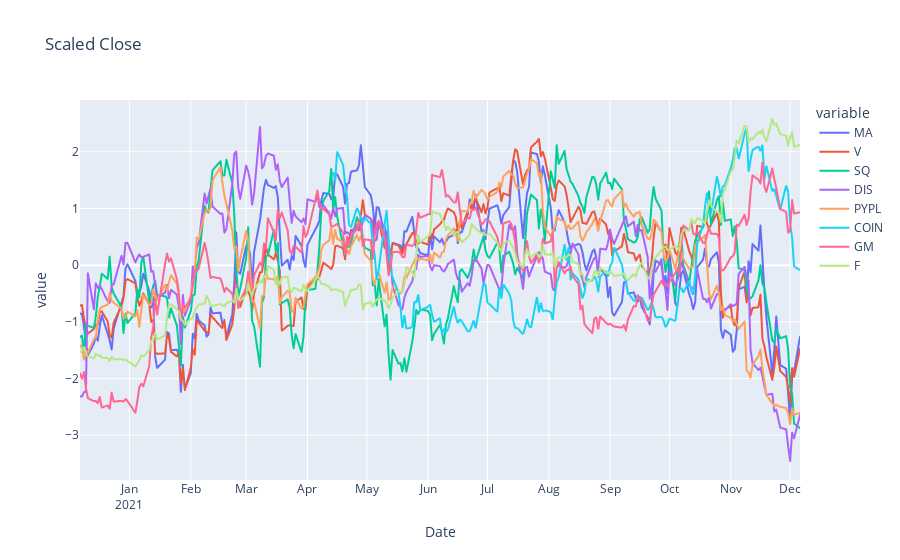

Source (notebook cell):
### Code cell
import plotly.express as px
#df = px.data.stocks()
fig = px.line(close_scaled, x="Date", y=close_scaled.columns,
              hover_data={"Date": "|%B %d, %Y"},
              title='Scaled Close')
fig.update_xaxes(
    dtick="M1",
    tickformat="%b\n%Y")
fig.show()

### Figure 1 — Plotly figure (JSON) as saved in the notebook; plotly's stock layout.template omitted (floating-point values rounded to 4 significant figures; data arrays with more than 128 entries replaced by an {"elided": "..."} marker saying what was removed)
{"data": [{"hovertemplate": "variable=MA<br>Date=%{x|%B %d, %Y}<br>value=%{y}<extra></extra>", "legendgroup": "MA", "line": {"color": "#636efa", "dash": "solid"}, "marker": {"symbol": "circle"}, "mode": "lines", "name": "MA", "showlegend": true, "type": "scattergl", "x": {"elided": "252 str values"}, "xaxis": "x", "y": {"elided": "252 float values"}, "yaxis": "y"}, {"hovertemplate": "variable=V<br>Date=%{x|%B %d, %Y}<br>value=%{y}<extra></extra>", "legendgroup": "V", "line": {"color": "#EF553B", "dash": "solid"}, "marker": {"symbol": "circle"}, "mode": "lines", "name": "V", "showlegend": true, "type": "scattergl", "x": {"elided": "252 str values"}, "xaxis": "x", "y": {"elided": "252 float values"}, "yaxis": "y"}, {"hovertemplate": "variable=SQ<br>Date=%{x|%B %d, %Y}<br>value=%{y}<extra></extra>", "legendgroup": "SQ", "line": {"color": "#00cc96", "dash": "solid"}, "marker": {"symbol": "circle"}, "mode": "lines", "name": "SQ", "showlegend": true, "type": "scattergl", "x": {"elided": "252 str values"}, "xaxis": "x", "y": {"elided": "252 float values"}, "yaxis": "y"}, {"hovertemplate": "variable=DIS<br>Date=%{x|%B %d, %Y}<br>value=%{y}<extra></extra>", "legendgroup": "DIS", "line": {"color": "#ab63fa", "dash": "solid"}, "marker": {"symbol": "circle"}, "mode": "lines", "name": "DIS", "showlegend": true, "type": "scattergl", "x": {"elided": "252 str values"}, "xaxis": "x", "y": {"elided": "252 float values"}, "yaxis": "y"}, {"hovertemplate": "variable=PYPL<br>Date=%{x|%B %d, %Y}<br>value=%{y}<extra></extra>", "legendgroup": "PYPL", "line": {"color": "#FFA15A", "dash": "solid"}, "marker": {"symbol": "circle"}, "mode": "lines", "name": "PYPL", "showlegend": true, "type": "scattergl", "x": {"elided": "252 str values"}, "xaxis": "x", "y": {"elided": "252 float values"}, "yaxis": "y"}, {"hovertemplate": "variable=COIN<br>Date=%{x|%B %d, %Y}<br>value=%{y}<extra></extra>", "legendgroup": "COIN", "line": {"color": "#19d3f3", "dash": "solid"}, "marker": {"symbol": "circle"}, "mode": "lines", "name": "COIN", "showlegend": true, "type": "scattergl", "x": {"elided": "252 str values"}, "xaxis": "x", "y": {"elided": "252 float values"}, "yaxis": "y"}, {"hovertemplate": "variable=GM<br>Date=%{x|%B %d, %Y}<br>value=%{y}<extra></extra>", "legendgroup": "GM", "line": {"color": "#FF6692", "dash": "solid"}, "marker": {"symbol": "circle"}, "mode": "lines", "name": "GM", "showlegend": true, "type": "scattergl", "x": {"elided": "252 str values"}, "xaxis": "x", "y": {"elided": "252 float values"}, "yaxis": "y"}, {"hovertemplate": "variable=F<br>Date=%{x|%B %d, %Y}<br>value=%{y}<extra></extra>", "legendgroup": "F", "line": {"color": "#B6E880", "dash": "solid"}, "marker": {"symbol": "circle"}, "mode": "lines", "name": "F", "showlegend": true, "type": "scattergl", "x": {"elided": "252 str values"}, "xaxis": "x", "y": {"elided": "252 float values"}, "yaxis": "y"}], "layout": {"autosize": true, "legend": {"title": {"text": "variable"}, "tracegroupgap": 0}, "title": {"text": "Scaled Close"}, "xaxis": {"anchor": "y", "autorange": true, "domain": [0, 1], "dtick": "M1", "range": ["2020-12-07", "2021-12-06"], "tickformat": "%b\n%Y", "title": {"text": "Date"}, "type": "date"}, "yaxis": {"anchor": "x", "autorange": true, "domain": [0, 1], "range": [-3.791, 2.913], "title": {"text": "value"}, "type": "linear"}}}
